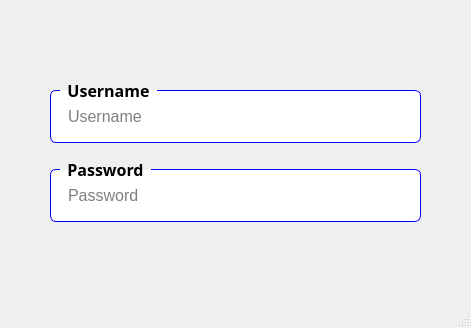
<?xml version="1.0" encoding="UTF-8"?>
<ui version="4.0">
 <class>MainWindow</class>
 <widget class="QMainWindow" name="MainWindow">
  <property name="geometry">
   <rect>
    <x>0</x>
    <y>0</y>
    <width>471</width>
    <height>328</height>
   </rect>
  </property>
  <property name="windowTitle">
   <string>MainWindow</string>
  </property>
  <property name="styleSheet">
   <string notr="true">QGroupBox {
    font: bold;
    border: 1px solid blue;
    border-radius: 6px;
    margin-top: 6px;
	background-color: #fff;
}

QGroupBox::title {
    subcontrol-origin: margin;
    left: 10px;
	bottom: 5px;
    padding: 0px 5px 0px 5px;
}

QLineEdit {
	border: none;
}</string>
  </property>
  <widget class="QWidget" name="centralwidget">
   <layout class="QVBoxLayout" name="verticalLayout">
    <property name="spacing">
     <number>20</number>
    </property>
    <property name="leftMargin">
     <number>50</number>
    </property>
    <property name="rightMargin">
     <number>50</number>
    </property>
    <item>
     <spacer name="verticalSpacer_2">
      <property name="orientation">
       <enum>Qt::Vertical</enum>
      </property>
      <property name="sizeHint" stdset="0">
       <size>
        <width>20</width>
        <height>48</height>
       </size>
      </property>
     </spacer>
    </item>
    <item>
     <widget class="QGroupBox" name="groupBox">
      <property name="font">
       <font>
        <family>Segoe UI Semibold</family>
        <pointsize>12</pointsize>
        <italic>false</italic>
        <bold>true</bold>
       </font>
      </property>
      <property name="focusPolicy">
       <enum>Qt::ClickFocus</enum>
      </property>
      <property name="styleSheet">
       <string notr="true"/>
      </property>
      <property name="title">
       <string>Username</string>
      </property>
      <property name="alignment">
       <set>Qt::AlignLeading|Qt::AlignLeft|Qt::AlignTop</set>
      </property>
      <property name="flat">
       <bool>false</bool>
      </property>
      <property name="checkable">
       <bool>false</bool>
      </property>
      <layout class="QGridLayout" name="gridLayout">
       <property name="leftMargin">
        <number>15</number>
       </property>
       <property name="topMargin">
        <number>15</number>
       </property>
       <property name="rightMargin">
        <number>15</number>
       </property>
       <property name="bottomMargin">
        <number>15</number>
       </property>
       <item row="0" column="0">
        <widget class="QLineEdit" name="lineEdit">
         <property name="font">
          <font>
           <pointsize>12</pointsize>
          </font>
         </property>
         <property name="focusPolicy">
          <enum>Qt::ClickFocus</enum>
         </property>
         <property name="styleSheet">
          <string notr="true"/>
         </property>
         <property name="placeholderText">
          <string>Username</string>
         </property>
        </widget>
       </item>
      </layout>
     </widget>
    </item>
    <item>
     <widget class="QGroupBox" name="groupBox_2">
      <property name="font">
       <font>
        <family>Segoe UI Semibold</family>
        <pointsize>12</pointsize>
        <italic>false</italic>
        <bold>true</bold>
       </font>
      </property>
      <property name="styleSheet">
       <string notr="true"/>
      </property>
      <property name="title">
       <string>Password</string>
      </property>
      <property name="alignment">
       <set>Qt::AlignLeading|Qt::AlignLeft|Qt::AlignTop</set>
      </property>
      <property name="flat">
       <bool>false</bool>
      </property>
      <property name="checkable">
       <bool>false</bool>
      </property>
      <layout class="QGridLayout" name="gridLayout_2">
       <property name="leftMargin">
        <number>15</number>
       </property>
       <property name="topMargin">
        <number>15</number>
       </property>
       <property name="rightMargin">
        <number>15</number>
       </property>
       <property name="bottomMargin">
        <number>15</number>
       </property>
       <item row="0" column="0">
        <widget class="QLineEdit" name="lineEdit_2">
         <property name="font">
          <font>
           <pointsize>12</pointsize>
          </font>
         </property>
         <property name="focusPolicy">
          <enum>Qt::ClickFocus</enum>
         </property>
         <property name="styleSheet">
          <string notr="true"/>
         </property>
         <property name="echoMode">
          <enum>QLineEdit::Password</enum>
         </property>
         <property name="placeholderText">
          <string>Password</string>
         </property>
        </widget>
       </item>
      </layout>
     </widget>
    </item>
    <item>
     <spacer name="verticalSpacer">
      <property name="orientation">
       <enum>Qt::Vertical</enum>
      </property>
      <property name="sizeHint" stdset="0">
       <size>
        <width>20</width>
        <height>48</height>
       </size>
      </property>
     </spacer>
    </item>
   </layout>
  </widget>
  <widget class="QMenuBar" name="menubar">
   <property name="geometry">
    <rect>
     <x>0</x>
     <y>0</y>
     <width>471</width>
     <height>22</height>
    </rect>
   </property>
  </widget>
  <widget class="QStatusBar" name="statusbar"/>
 </widget>
 <resources/>
 <connections/>
</ui>
